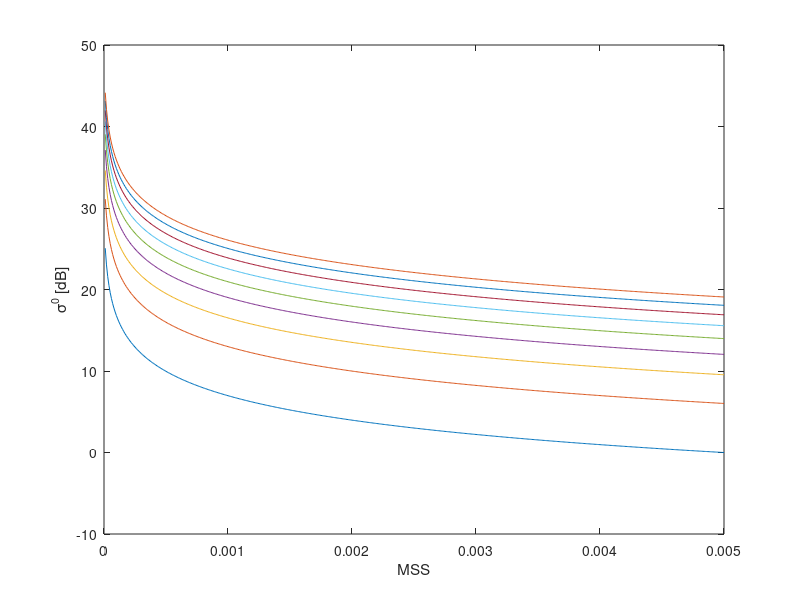

MATLAB code for this plot:
clear; close all; clc

qx = 0;
qy = -0.17;
qz = 57.1;

R = .1:.1:.9;
mss = 1e-5:1e-5:5e-3;

q = [qx qy qz];
x = qx/qz;
y = qy/qz;

pdf = exp(-(x^2+y^2)./(2.*mss))./(2.*mss);
n = (norm(q./qz))^4;

for i = 1:length(R)
    sigma = pow2db(R(i)^2.*n.*pdf);
    plot(mss,sigma)
    hold on
end

xlabel('MSS')
ylabel('\sigma^0 [dB]')
